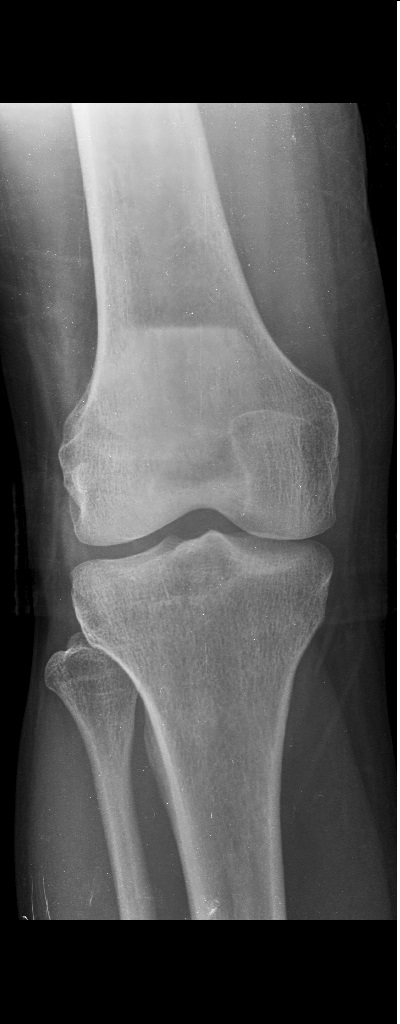
#> input picture 1/10_augmented_2.png, 400 x 1024 px
$ python visualize_segmentation.py
#> lines starting #> are read from the running program, lines starting #| are printed output that depends on the picture
#> in visualize_segments, img is the input picture: shape (1024, 400, 3); min 0, max 255, mean 85.1
import cv2
import numpy as np
import matplotlib.pyplot as plt

# Use previously defined functions or re-import them
# If defined in another module, adjust the import accordingly
# from your_module import fib_sequence, preprocess_image

def fib_sequence(max_val):
    fibs = [1, 1]
    while fibs[-1] < max_val:
        fibs.append(fibs[-1] + fibs[-2])
    return fibs


def preprocess_image(img):
    if img is None or img.size == 0:
        return None
    h, w = img.shape[:2]
#> h = 1024; w = 400
    if h > w:
        img = cv2.rotate(img, cv2.ROTATE_90_CLOCKWISE)
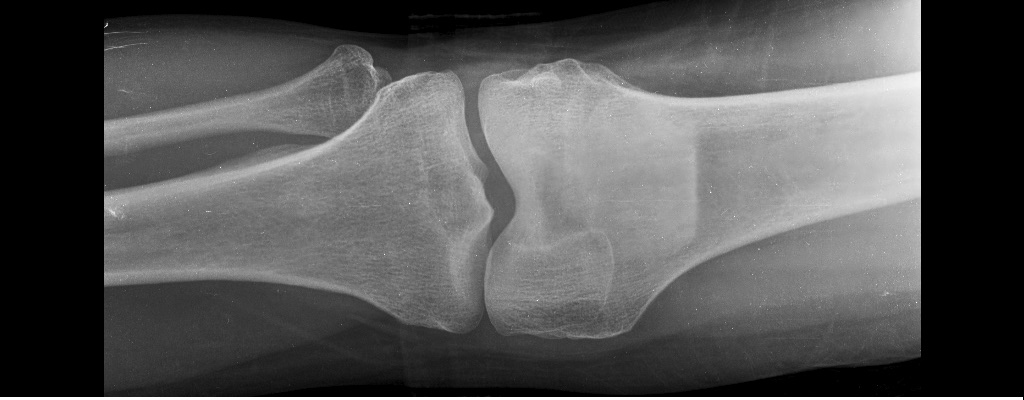
#> img: shape (400, 1024, 3); min 0, max 255, mean 85.1
        h, w = img.shape[:2]
#> h = 400; w = 1024
    tw = min(fib_sequence(w), key=lambda x: abs(x - w))
#> tw = 987
    th = min(fib_sequence(h), key=lambda x: abs(x - h))
#> th = 377
    return cv2.resize(img, (tw, th))


def golden_spiral_coords(img):
    """
    Returns a list of (x, y, w, h) tuples for the 5 golden spiral segments
    """
    H, W = img.shape[:2]
#> H = 377; W = 987
    coords = []
    x0 = y0 = 0
    cur_w, cur_h = W, H
#> cur_w = 987; cur_h = 377

    for i in range(4):
        if i % 2 == 0:
            fibs = fib_sequence(cur_w)
            split = fibs[-2]  # largest Fibonacci < cur_w
            coords.append((x0, y0, split, cur_h))
            x0 += split
            cur_w -= split
        else:
            fibs = fib_sequence(cur_h)
            split = fibs[-2]  # largest Fibonacci < cur_h
            coords.append((x0, y0, cur_w, split))
            y0 += split
            cur_h -= split
#> after the loop, cur_h = 55; cur_w = 144; x0 = 843; y0 = 322

    # Final remainder segment
    coords.append((x0, y0, cur_w, cur_h))
    return coords


def visualize_segments(img_path):
    img = cv2.imread(img_path)
    proc = preprocess_image(img)
    if proc is None:
        print(f"Couldn\'t preprocess {img_path}")
        return

    coords = golden_spiral_coords(proc)
#> coords = [(0, 0, 610, 377), (610, 0, 377, 233), (610, 233, 233, 144), (843, 233, 144, 89), (843, 322, 144, 55)]
    img_disp = proc.copy()
    # Colors in BGR
    colors = [(0, 0, 255), (0, 255, 0), (255, 0, 0), (0, 255, 255), (255, 0, 255)]

    for idx, (x, y, w, h) in enumerate(coords, start=1):
        color = colors[(idx - 1) % len(colors)]
        cv2.rectangle(img_disp, (x, y), (x + w, y + h), color, 2)
        cv2.putText(img_disp, str(idx), (x + 5, y + 20), cv2.FONT_HERSHEY_SIMPLEX, 0.7, color, 2)
#> this loop made 5 passes
#> (x, y, w, h, color) on passes 1 to 5: (0, 0, 610, 377, (0, 0, 255)), (610, 0, 377, 233, (0, 255, 0)), (610, 233, 233, 144, (255, 0, 0)), (843, 233, 144, 89, (0, 255, 255)), (843, 322, 144, 55, (255, 0, 255))
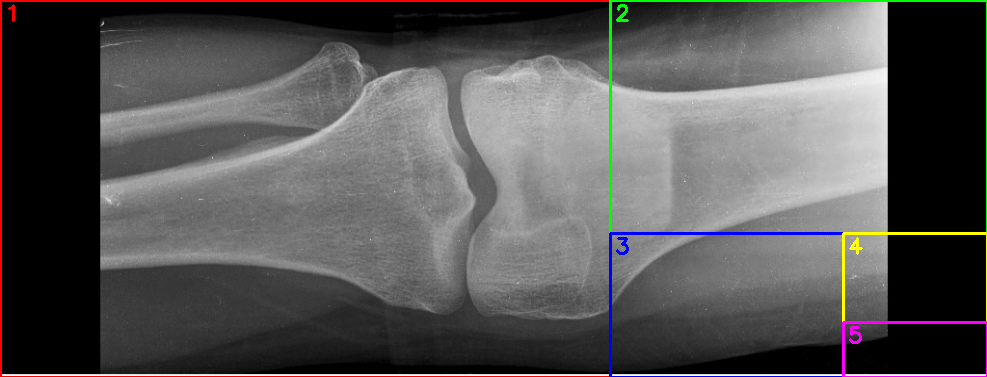
#> img_disp: shape (377, 987, 3); mean B, G, R 85, 85.2, 86.4

    # Convert BGR to RGB for matplotlib
    img_rgb = cv2.cvtColor(img_disp, cv2.COLOR_BGR2RGB)
    plt.figure(figsize=(8, 8))
    plt.imshow(img_rgb)
    plt.axis('off')
    plt.title("Golden Spiral Segments")
    plt.show()


if __name__ == '__main__':
    # Replace 'path/to/image.jpg' with your image file
    visualize_segments('1/10_augmented_2.png')
